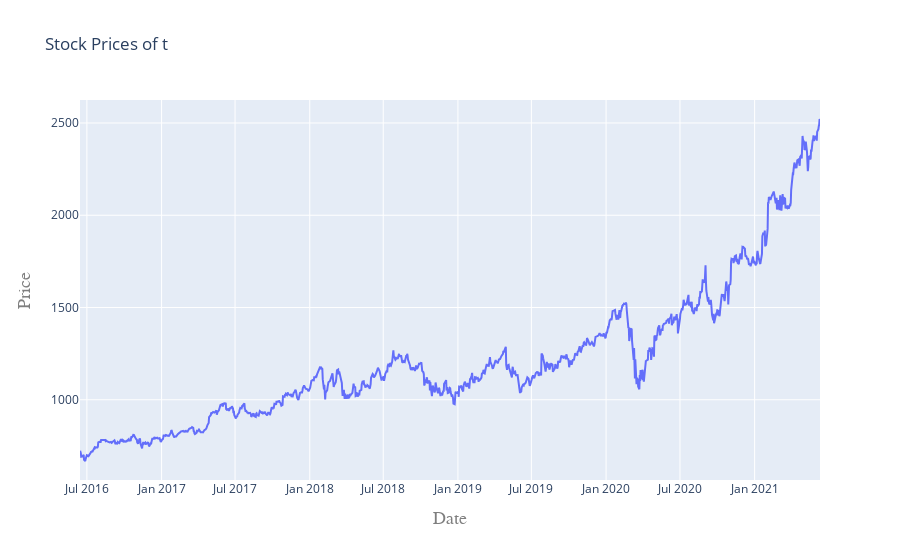

Here is the notebook cell this chart was saved with:
### Code cell
layout = go.Layout(
    title='Stock Prices of t',
    xaxis=dict(
        title='Date',
        titlefont=dict(
            family='Courier New, monospace',
            size=18,
            color='#7f7f7f'
        )
    ),
    yaxis=dict(
        title='Price',
        titlefont=dict(
            family='Courier New, monospace',
            size=18,
            color='#7f7f7f'
        )
    )
)

t_data = [{'x': t['date'], 'y': t['close'], 'type': 'scatter', 'mode': 'lines'}]
fig = go.Figure(data=t_data, layout=layout)
iplot(fig)

### Figure 1 — Plotly figure (JSON) as saved in the notebook; plotly's stock layout.template omitted (floating-point values rounded to 4 significant figures; data arrays with more than 128 entries replaced by an {"elided": "..."} marker saying what was removed)
{"data": [{"mode": "lines", "type": "scatter", "x": {"elided": "1258 str values"}, "y": {"elided": "1258 float values"}}], "layout": {"autosize": true, "title": {"text": "Stock Prices of t"}, "xaxis": {"autorange": true, "range": ["2016-06-14", "2021-06-11"], "title": {"font": {"color": "#7f7f7f", "family": "Courier New, monospace", "size": 18}, "text": "Date"}, "type": "date"}, "yaxis": {"autorange": true, "range": [565.3, 2625.0], "title": {"font": {"color": "#7f7f7f", "family": "Courier New, monospace", "size": 18}, "text": "Price"}, "type": "linear"}}}
